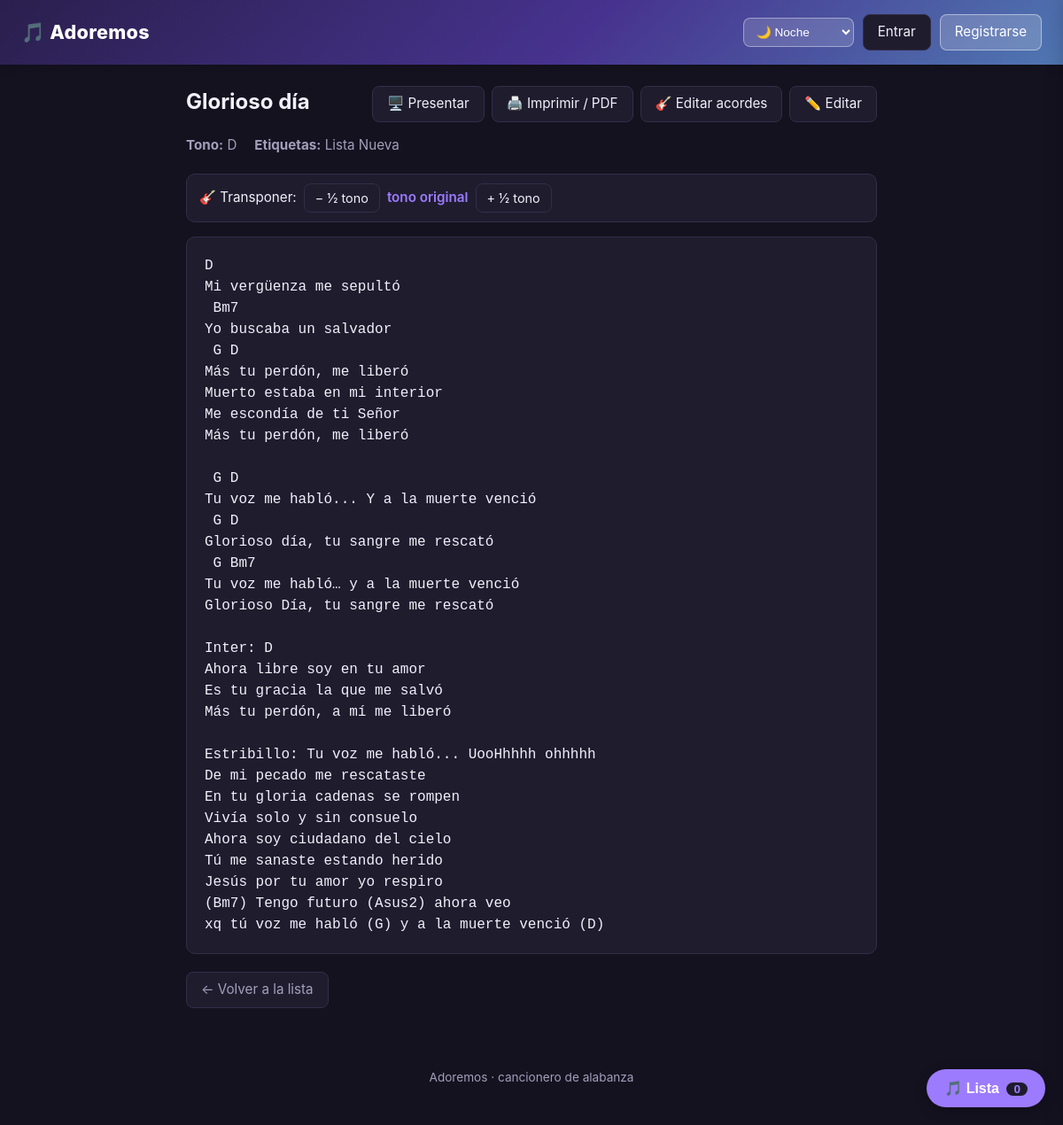
The page /cancion/1 on the database its author committed.
### tables this page shows
CREATE TABLE canciones (
                id           INTEGER PRIMARY KEY AUTOINCREMENT,
                titulo       TEXT NOT NULL,
                artista      TEXT DEFAULT '',
                tono         TEXT DEFAULT '',
                etiquetas    TEXT DEFAULT '',
                letra        TEXT DEFAULT '',
                creada_en    TEXT DEFAULT CURRENT_TIMESTAMP,
                modificada_en TEXT DEFAULT CURRENT_TIMESTAMP
            , categoria TEXT DEFAULT '', youtube TEXT DEFAULT '', estado TEXT DEFAULT 'aprobada', funcion TEXT DEFAULT '', tempo TEXT DEFAULT '');

### app.py (the view)
@app.route("/cancion/<int:cancion_id>")
def ver_cancion(cancion_id):
    cancion = database.obtener_cancion(cancion_id)
    if cancion is None:
        flash("Esa canción no existe.")
        return redirect(url_for("inicio"))
    semitonos = _leer_semitonos()
    datos = _cancion_transpuesta(cancion, semitonos)
    apariciones = database.fechas_apariciones(cancion_id)
    return render_template("cancion.html", cancion=datos, semitonos=semitonos,
                           apariciones=apariciones)

### acordes.py (called while the page is built, shortened)
def transponer_letra(letra, semitonos):
    if not semitonos:
        return letra

def transponer_tono(tono, semitonos):
    if not semitonos or not tono.strip():
        return tono

### app.py (called while the page is built)
def usuario_actual():
    if session.get("usuario_id"):
        return {
            "id": session["usuario_id"],
            "usuario": session.get("usuario"),
            "rol": session.get("rol"),
        }
    return None

def es_admin():
    u = usuario_actual()
    return bool(u and u["rol"] == "admin")

@app.context_processor
def inyectar_usuario():
    pendientes = database.contar_pendientes() if es_admin() else 0
    return {"usuario_actual": usuario_actual(), "pendientes": pendientes}

def _leer_semitonos():
    try:
        t = int(request.args.get("t", 0))
    except (TypeError, ValueError):
        t = 0
    return max(-11, min(11, t))

def _cancion_transpuesta(cancion, semitonos):
    datos = dict(cancion)
    datos["tono"] = acordes.transponer_tono(datos.get("tono", ""), semitonos)
    datos["letra"] = acordes.transponer_letra(datos.get("letra", ""), semitonos)
    return datos

### database.py (called while the page is built, shortened)
def conectar():
    if USAR_POSTGRES:
        return psycopg2.connect(DATABASE_URL)
    conexion = sqlite3.connect(RUTA_DB)
    conexion.row_factory = sqlite3.Row
    return conexion

def _placeholders(sql):
    return sql.replace("?", "%s") if USAR_POSTGRES else sql

def _ejecutar(sql, params=(), fetch=None):
    con = conectar()
    try:
        if USAR_POSTGRES:
            cur = con.cursor(cursor_factory=psycopg2.extras.RealDictCursor)
        else:
            cur = con.cursor()
        cur.execute(_placeholders(sql), params)
        resultado = None
        if fetch == "one":
            resultado = cur.fetchone()
        elif fetch == "all":
            resultado = cur.fetchall()
        elif fetch == "id":
            if USAR_POSTGRES:
                fila = cur.fetchone()
                resultado = fila["id"] if fila else None
            else:
                resultado = cur.lastrowid
        con.commit()
        return resultado
    finally:
        con.close()

def fechas_apariciones(cancion_id):
    filas = _ejecutar(
        "SELECT nombre, creada_en, canciones_json FROM listas ORDER BY creada_en DESC",
        fetch="all",
    ) or []
    resultado = []
    return resultado

def obtener_cancion(cancion_id):
    return _ejecutar(
        "SELECT * FROM canciones WHERE id = ?", (cancion_id,), fetch="one"
    )

### templates/cancion.html (shortened to what this page needs)
{% extends "base.html" %}
{% block contenido %}
<article class="detalle">
    <div class="detalle-cabecera">
        <h1>{{ cancion['titulo'] }}</h1>
        <div class="acciones">
            <a href="{{ url_for('presentar_cancion', cancion_id=cancion['id'], t=semitonos) }}" class="btn" target="_blank">🖥️ Presentar</a>
            <a href="{{ url_for('imprimir_cancion', cancion_id=cancion['id'], t=semitonos) }}" class="btn" target="_blank">🖨️ Imprimir / PDF</a>
            <a href="{{ url_for('editar_acordes', cancion_id=cancion['id']) }}" class="btn">🎸 Editar acordes</a>
            <a href="{{ url_for('editar_cancion', cancion_id=cancion['id']) }}" class="btn">✏️ Editar</a>
        </div>
    </div>
    <div class="meta">
        {% if cancion['tono'] %}<span><strong>Tono:</strong> {{ cancion['tono'] }}</span>{% endif %}
        {% if cancion['etiquetas'] %}<span><strong>Etiquetas:</strong> {{ cancion['etiquetas'] }}</span>{% endif %}
    </div>
    <div class="transponer">
        <span>🎸 Transponer:</span>
        <a href="{{ url_for('ver_cancion', cancion_id=cancion['id'], t=semitonos-1) }}" class="btn btn-chico">− ½ tono</a>
        {% if semitonos != 0 %}
            <span class="transponer-valor">{{ '+' if semitonos > 0 else '' }}{{ semitonos }}</span>
            <a href="{{ url_for('ver_cancion', cancion_id=cancion['id']) }}" class="btn btn-chico btn-gris">⟳ Original</a>
        {% else %}
            <span class="transponer-valor">tono original</span>
        {% endif %}
        <a href="{{ url_for('ver_cancion', cancion_id=cancion['id'], t=semitonos+1) }}" class="btn btn-chico">+ ½ tono</a>
    </div>
    {% set links_youtube = (cancion['youtube'] or '').splitlines() | map('trim') | select | list if cancion['youtube'] is defined else [] %}
    <pre class="letra">{{ cancion['letra'] }}</pre>
    <a href="{{ url_for('inicio') }}" class="btn btn-gris">← Volver a la lista</a>
</article>
{% endblock %}

### static/style.css (style rules this page uses)
:root, [data-theme="noche"] { --color-principal: #9d7bff; --color-principal-oscuro: #7d5cff; --gris-fondo: #14121f; --card: #1f1c2e; --input-bg: #2a2740; --gris-borde: #322e47; --texto: #f2f0fa; --texto-suave: #a39fbb; --rojo: #ff6b6b; --hero: linear-gradient(135deg, #2a1f4d 0%, #47338f 55%, #5ad1e0 160%); }
* { box-sizing: border-box; }
body { margin: 0; font-family: -apple-system, "Segoe UI", Roboto, Arial, sans-serif; background: var(--gris-fondo); color: var(--texto); line-height: 1.5; }
.btn { display: inline-block; padding: 8px 16px; border-radius: 8px; border: 1px solid var(--gris-borde); background: var(--card); color: var(--texto); text-decoration: none; font-size: 0.95rem; cursor: pointer; transition: background 0.15s; }
.btn-gris { color: var(--texto-suave); }
.detalle-cabecera { display: flex; justify-content: space-between; align-items: flex-start; gap: 12px; flex-wrap: wrap; }
.detalle h1 { margin: 0 0 8px; }
.acciones { display: flex; gap: 8px; align-items: center; }
.meta { display: flex; flex-wrap: wrap; gap: 20px; color: var(--texto-suave); margin: 12px 0 20px; font-size: 0.95rem; }
.transponer { display: flex; align-items: center; gap: 8px; flex-wrap: wrap; background: var(--card); border: 1px solid var(--gris-borde); border-radius: 10px; padding: 10px 14px; margin-bottom: 16px; font-size: 0.95rem; }
.btn-chico { padding: 5px 12px; font-size: 0.9rem; }
.transponer-valor { min-width: 90px; text-align: center; font-weight: 600; color: var(--color-principal); }
.letra { background: var(--card); border: 1px solid var(--gris-borde); border-radius: 10px; padding: 20px; font-family: "Consolas", "Courier New", monospace; font-size: 1rem; white-space: pre-wrap; word-wrap: break-word; margin-bottom: 20px; }

### rows shown on the page
canciones: titulo "Glorioso día", tono "D", etiquetas "Lista Nueva", letra "D Mi vergüenza me sepultó Bm7 Yo buscaba un salvador G D Más tu perdón, me liberó Muerto estaba en mi interior Me escondía de ti Señor Más tu perdón, me liberó G D Tu voz me habló... Y a la muerte venció G D Glorioso día, tu sangre me rescató G Bm7 Tu voz me habló… y a la muerte venció Glorioso Día, tu sangre me rescató Inter: D Ahora libre soy en tu amor Es tu gracia la que me salvó Más tu perdón, a mí me liberó Estribillo: Tu voz me habló... UooHhhhh ohhhhh De mi pecado me rescataste En tu gloria cadenas se rompen Vivía solo y sin consuelo Ahora soy ciudadano del cielo Tú me sanaste estando herido Jesús por tu amor yo respiro (Bm7) Tengo futuro (Asus2) ahora veo xq tú voz me habló (G) y a…"
